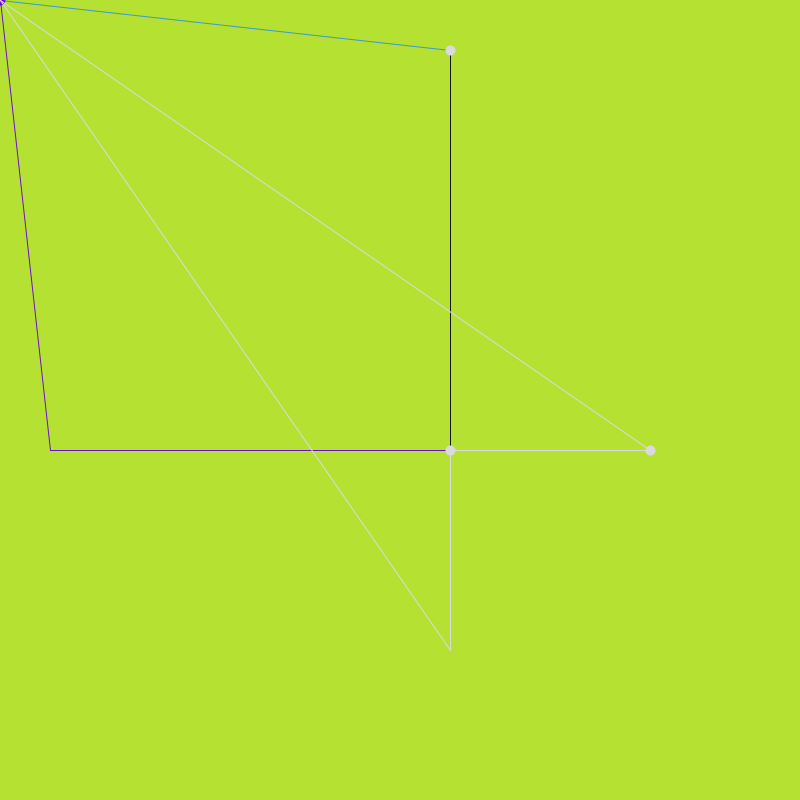
Frame 1 (no input)
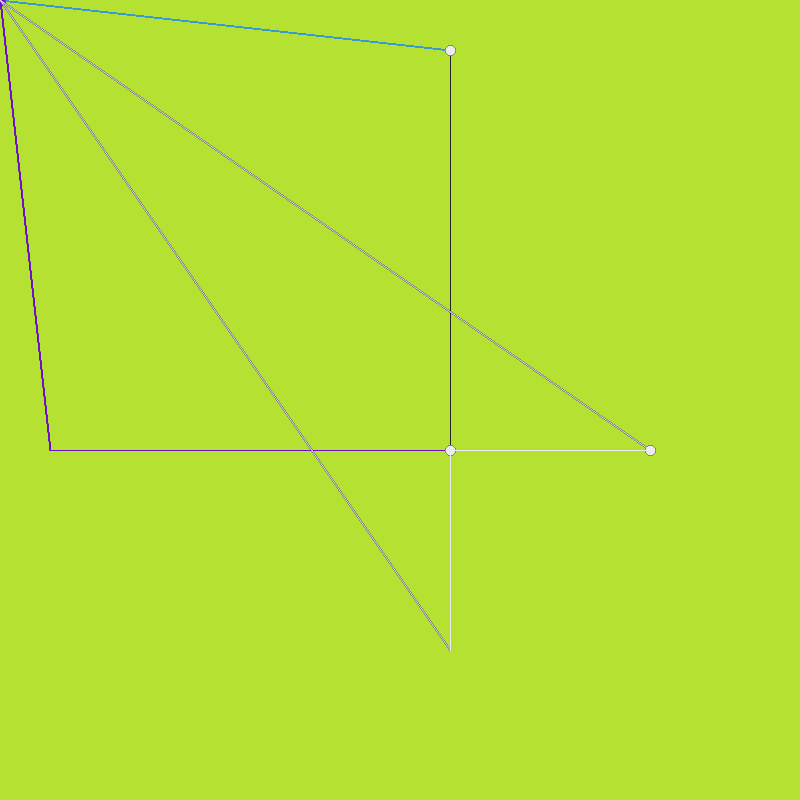
Frame 60 (the mouse pressed at the canvas centre just before this capture)
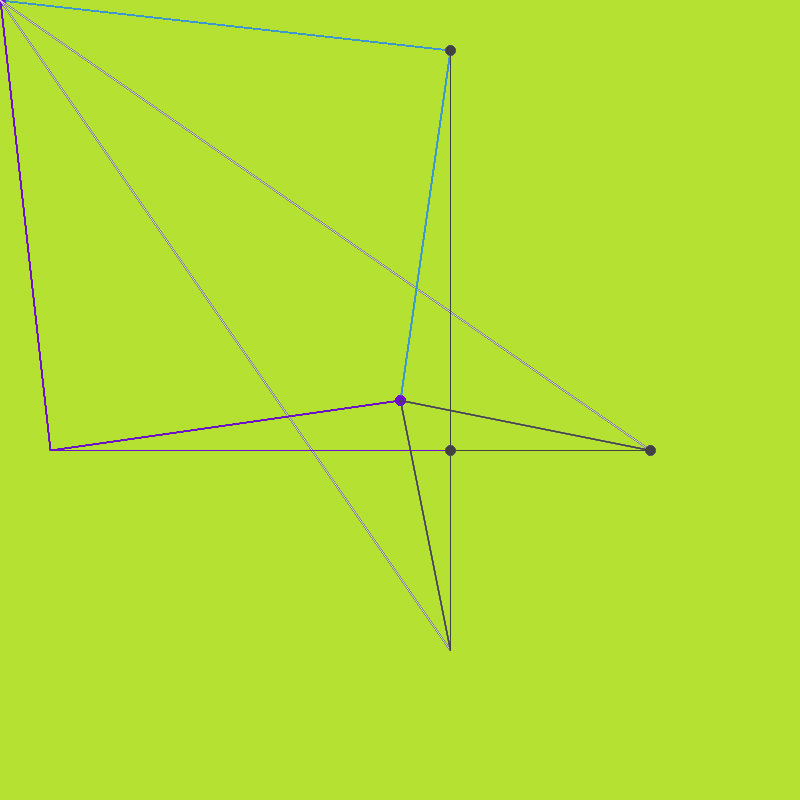
Frame 120 (the mouse held since frame 60 and released just before this capture)

The Processing sketch that drew these frames (run headless with seeded random() and noise(); from frame 60 on, the mouse is pressed at the canvas centre):

// Processing sketch: processing_27279
// ── processing_27279.pde

void setup () {
  size(800,800);
  background(181,225,50);
}

void draw () {
  
  stroke(60,151,206);
  strokeWeight(1.5);
  point(mouseX,mouseY);
  
  strokeWeight(1);
  line(mouseX,mouseY,450,50);
  
  stroke(random(360),random(360),random(360));
  strokeWeight(1);
  point(450,50);
  
  stroke(random(0,100));
  strokeWeight(1);
  line(450,50,450,450);
  
  
  stroke(108,16,201);
  strokeWeight(1);
  point(450,450);
  
  strokeWeight(1);
  line(450,450,50,450);
  
  strokeWeight(1);
  point(50,450);
  
  strokeWeight(1);
  line(50,450,mouseX,mouseY);

  

  
  strokeWeight(10);
  point(mouseX,mouseY);
  
  stroke(random(0,255));
  strokeWeight(1);
  line(mouseX,mouseY,450,650);
  
  strokeWeight(10);
  point(450,50);
  
  strokeWeight(1);
  line(450,650,450,450);
  
  strokeWeight(10);
  point(450,450);
  
  strokeWeight(1);
  line(450,450,650,450);
  
  strokeWeight(10);
  point(650,450);
  
  strokeWeight(1);
  line(650,450,mouseX,mouseY);
}
          
                
